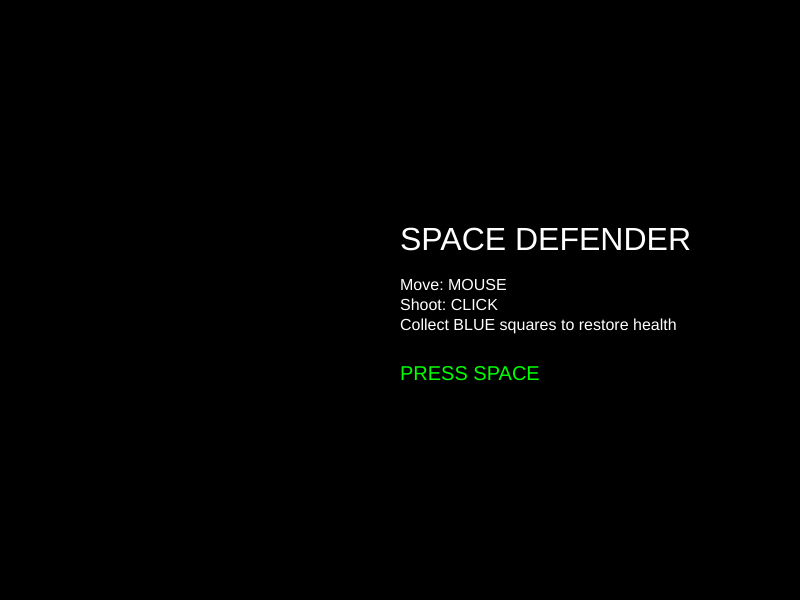
Frame 1 (no input)
Frame 60 (no input): identical to frame 1, image omitted
Frame 120 (the mouse pressed at the canvas centre since frame 60): identical to frame 1, image omitted

The p5.js sketch that drew this single still picture (run headless with seeded random() and noise() and a simulated clock; from frame 60 on, the mouse is pressed at the canvas centre):

// p5.js sketch
// ── sketch.js
/*
  Move mouse, click to shoot, avoid red squares
*/

let gameState = "title"; // title, playing, gameOver, win
let score = 0;
let health = 100;

let playerX = 400;
let lasers = [];
let enemies = [];
let powerups = [];

function setup() {
  createCanvas(800, 600);
}

function draw() {
  background(0);
  
  if (gameState === "title") {
    drawTitle();
  } 
  else if (gameState === "playing") {
    updateGame();
    drawGame();
  }
  else if (gameState === "win") {
    drawWin();
  }
  else if (gameState === "gameOver") {
    drawGameOver();
  }
}

function drawTitle() {
  fill(255);
  textSize(32);
  text("SPACE DEFENDER", width/2, height/2 - 50);
  textSize(16);
  text("Move: MOUSE", width/2, height/2 - 10);
  text("Shoot: CLICK", width/2, height/2 + 10);
  text("Collect BLUE squares to restore health", width/2, height/2 + 30);
  fill(0, 255, 0);
  textSize(20);
  text("PRESS SPACE", width/2, height/2 + 80);
}

function drawWin() {
  fill(255, 255, 0);
  textSize(40);
  text("YOU WIN!", width/2, height/2 - 30);
  fill(255);
  textSize(20);
  text("Score: " + score, width/2, height/2 + 20);
  text("Press R to play again", width/2, height/2 + 80);
}

function drawGameOver() {
  fill(255, 0, 0);
  textSize(40);
  text("GAME OVER", width/2, height/2 - 30);
  fill(255);
  textSize(20);
  text("Score: " + score, width/2, height/2 + 20);
  text("Press R to play again", width/2, height/2 + 80);
}

function updateGame() {
  // Move player with mouse
  playerX = mouseX;
  playerX = constrain(playerX, 20, width - 20);
  
  // Move lasers up
  for (let i = 0; i < lasers.length; i++) {
    lasers[i].y -= 7;
    if (lasers[i].y < 0) {
      lasers.splice(i, 1);
      i--;
    }
  }
  
  // Move enemies down
  for (let i = 0; i < enemies.length; i++) {
    enemies[i].y += 3;
    if (enemies[i].y > height) {
      enemies.splice(i, 1);
      i--;
      continue;
    }
    
    // Check if laser hits enemy
    let hit = false;
    for (let j = 0; j < lasers.length; j++) {
      let d = dist(lasers[j].x, lasers[j].y, enemies[i].x, enemies[i].y);
      if (d < 20) {
        lasers.splice(j, 1);
        hit = true;
        break;
      }
    }
    
    if (hit) {
      enemies.splice(i, 1);
      score++;
      i--;
      continue;
    }
    
    // Check if enemy hits player
    let d = dist(playerX, height - 40, enemies[i].x, enemies[i].y);
    if (d < 30) {
      health -= 20;
      enemies.splice(i, 1);
      i--;
      if (health <= 0) {
        gameState = "gameOver";
      }
    }
  }
  
  // Move powerups down
  for (let i = 0; i < powerups.length; i++) {
    powerups[i].y += 2;
    if (powerups[i].y > height) {
      powerups.splice(i, 1);
      i--;
      continue;
    }
    
    // Check if player collects powerup
    let d = dist(playerX, height - 40, powerups[i].x, powerups[i].y);
    if (d < 25) {
      health = min(100, health + 30);
      powerups.splice(i, 1);
      i--;
    }
  }
  
  // Spawn enemies randomly
  if (frameCount % 40 === 0 && random() < 0.7) {
    enemies.push({
      x: random(30, width - 30),
      y: -20
    });
  }
  
  // Spawn powerups randomly
  if (frameCount % 200 === 0 && random() < 0.5) {
    powerups.push({
      x: random(30, width - 30),
      y: -20
    });
  }
  
  // Win condition
  if (score >= 10) {
    gameState = "win";
  }
}

function drawGame() {
  // Draw player (white triangle)
  fill(255);
  triangle(playerX, height - 30, playerX - 15, height - 10, playerX + 15, height - 10);
  
  // Draw lasers (cyan lines)
  for (let laser of lasers) {
    fill(0, 255, 255);
    rect(laser.x - 2, laser.y, 4, 8);
  }
  
  // Draw enemies (red squares)
  for (let enemy of enemies) {
    fill(255, 0, 0);
    rect(enemy.x - 12, enemy.y - 12, 24, 24);
  }
  
  // Draw powerups (blue squares)
  for (let p of powerups) {
    fill(0, 100, 255);
    rect(p.x - 8, p.y - 8, 16, 16);
    fill(255);
    textSize(12);
    text("+", p.x, p.y);
  }
  
  // Draw health bar
  fill(100);
  rect(20, 30, 200, 20);
  fill(0, 255, 0);
  rect(20, 30, health * 2, 20);
  fill(255);
  text("Health: " + health + "%", 25, 45);
  
  // Draw score
  textSize(20);
  text("Score: " + score + "/10", width - 80, 45);
}

function mousePressed() {
  if (gameState === "playing") {
    lasers.push({
      x: playerX,
      y: height - 45
    });
  }
}

function keyPressed() {
  if (gameState === "title" && key === ' ') {
    resetGame();
    gameState = "playing";
  }
  if ((gameState === "gameOver" || gameState === "win") && (key === 'r' || key === 'R')) {
    resetGame();
    gameState = "playing";
  }
}

function resetGame() {
  score = 0;
  health = 100;
  lasers = [];
  enemies = [];
  powerups = [];
  playerX = width / 2;
}    
